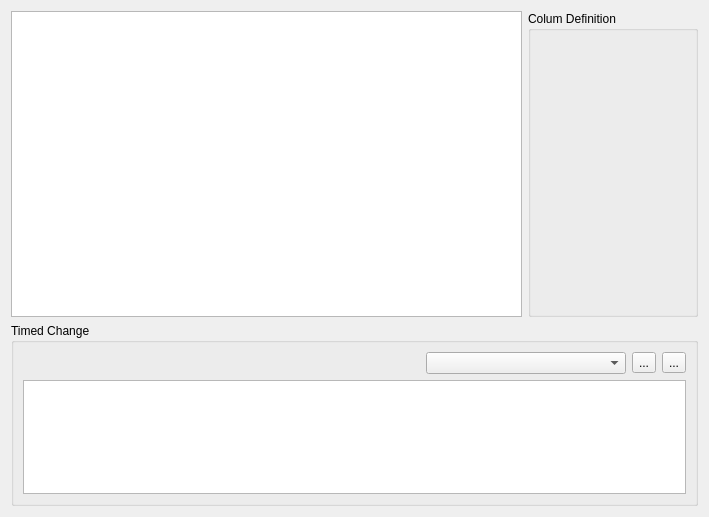
<?xml version="1.0" encoding="UTF-8"?>
<ui version="4.0">
 <class>AntMetadataWorkspace</class>
 <widget class="QWidget" name="AntMetadataWorkspace">
  <property name="geometry">
   <rect>
    <x>0</x>
    <y>0</y>
    <width>709</width>
    <height>517</height>
   </rect>
  </property>
  <property name="windowTitle">
   <string>Form</string>
  </property>
  <layout class="QGridLayout" name="gridLayout">
   <item row="0" column="1">
    <widget class="QGroupBox" name="groupBox">
     <property name="sizePolicy">
      <sizepolicy hsizetype="Preferred" vsizetype="Preferred">
       <horstretch>1</horstretch>
       <verstretch>0</verstretch>
      </sizepolicy>
     </property>
     <property name="title">
      <string>Colum Definition</string>
     </property>
     <layout class="QVBoxLayout" name="verticalLayout">
      <item>
       <widget class="AntMetadataWidget" name="metadataEditor" native="true"/>
      </item>
     </layout>
    </widget>
   </item>
   <item row="0" column="0">
    <widget class="QTableView" name="dataView">
     <property name="sizePolicy">
      <sizepolicy hsizetype="Expanding" vsizetype="Expanding">
       <horstretch>3</horstretch>
       <verstretch>5</verstretch>
      </sizepolicy>
     </property>
     <attribute name="verticalHeaderVisible">
      <bool>false</bool>
     </attribute>
    </widget>
   </item>
   <item row="1" column="0" colspan="2">
    <widget class="QGroupBox" name="timeBox">
     <property name="sizePolicy">
      <sizepolicy hsizetype="Preferred" vsizetype="Preferred">
       <horstretch>0</horstretch>
       <verstretch>3</verstretch>
      </sizepolicy>
     </property>
     <property name="title">
      <string>Timed Change</string>
     </property>
     <layout class="QVBoxLayout" name="verticalLayout_2">
      <item>
       <layout class="QHBoxLayout" name="horizontalLayout">
        <item>
         <spacer name="horizontalSpacer">
          <property name="orientation">
           <enum>Qt::Horizontal</enum>
          </property>
          <property name="sizeHint" stdset="0">
           <size>
            <width>40</width>
            <height>20</height>
           </size>
          </property>
         </spacer>
        </item>
        <item>
         <widget class="QComboBox" name="comboBox">
          <property name="sizePolicy">
           <sizepolicy hsizetype="Preferred" vsizetype="Fixed">
            <horstretch>0</horstretch>
            <verstretch>0</verstretch>
           </sizepolicy>
          </property>
          <property name="minimumSize">
           <size>
            <width>200</width>
            <height>0</height>
           </size>
          </property>
          <property name="currentIndex">
           <number>-1</number>
          </property>
         </widget>
        </item>
        <item>
         <widget class="QToolButton" name="addButton">
          <property name="sizePolicy">
           <sizepolicy hsizetype="Fixed" vsizetype="Fixed">
            <horstretch>1</horstretch>
            <verstretch>0</verstretch>
           </sizepolicy>
          </property>
          <property name="text">
           <string>...</string>
          </property>
          <property name="icon">
           <iconset theme="list-add">
            <normaloff>.</normaloff>.</iconset>
          </property>
         </widget>
        </item>
        <item>
         <widget class="QToolButton" name="removeButton">
          <property name="sizePolicy">
           <sizepolicy hsizetype="Fixed" vsizetype="Fixed">
            <horstretch>1</horstretch>
            <verstretch>0</verstretch>
           </sizepolicy>
          </property>
          <property name="text">
           <string>...</string>
          </property>
          <property name="icon">
           <iconset theme="list-remove">
            <normaloff>.</normaloff>.</iconset>
          </property>
         </widget>
        </item>
       </layout>
      </item>
      <item>
       <widget class="QTableView" name="timeView">
        <attribute name="verticalHeaderVisible">
         <bool>false</bool>
        </attribute>
       </widget>
      </item>
     </layout>
    </widget>
   </item>
  </layout>
 </widget>
 <customwidgets>
  <customwidget>
   <class>AntMetadataWidget</class>
   <extends>QWidget</extends>
   <header location="global">fort/studio/widget/AntMetadataWidget.hpp</header>
   <container>1</container>
  </customwidget>
 </customwidgets>
 <resources/>
 <connections/>
</ui>
